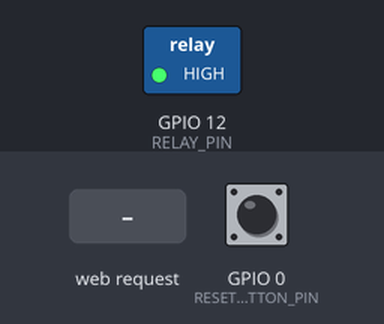
Simulated run of this program. Board: ESP32. On the bench: switched loads named in the program (green lamp = pin HIGH). The inputs (shaded band) are chosen by the test bench; at power-on: GPIO 0 (RESET_BUTTON_PIN) HIGH. WiFi joins after 1.5 s; servers stay silent unless stated; EEPROM starts erased; what the program prints to the serial monitor is not drawn.

Above: at 3.7 s.
3.8 s: HTTP request GET /on received
At 4.9 s:
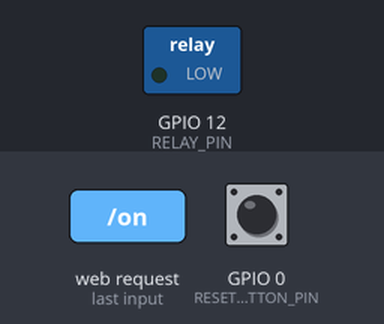
8.4 s: HTTP request GET /off received
At 9.6 s:
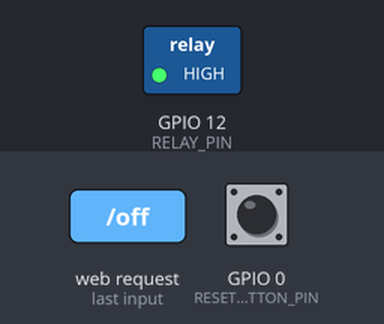
9.9 s: HTTP request GET /on?ssid=reset received
At 10.7 s:
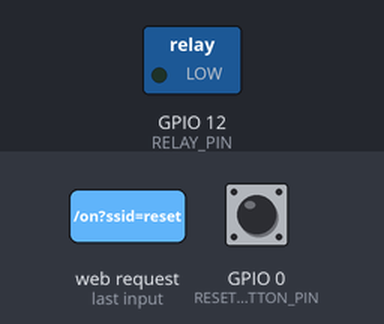
11.4 s: HTTP request GET /off?ssid=1&password=1 received
At 11.9 s:
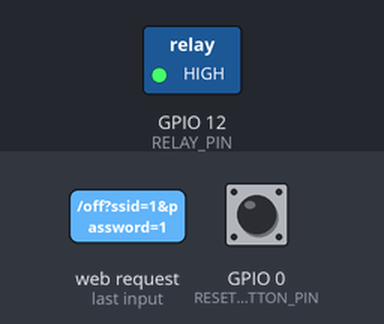
Timing chart, 0 to 13.9 s (numbered marks = the images above; inputs shaded):
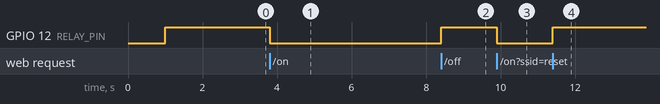

The program:

main.cpp
```cpp
#include <Arduino.h>
#include <WiFi.h>
#include <WebServer.h>

#include "WebHandlers.h"
#include "WiFiStorage.h"

// Konfigurasi Relay
#define RELAY_PIN 12
#define RESET_BUTTON_PIN 0  // GPIO 0 = tombol BOOT di board ESP32

// Web Server pada port 80
WebServer server(80);

// Variabel untuk menyimpan WiFi credentials
String ssid = "";
String password = "";
bool wifiConnected = false;

// Setup WiFi AP untuk konfigurasi
void setupConfigAP() {
  Serial.println("\nMemulai Access Point untuk konfigurasi...");
  WiFi.mode(WIFI_AP);
  WiFi.softAP("ESP32-Setup", "12345678");

  Serial.println("Access Point aktif:");
  Serial.println("SSID: ESP32-Setup");
  Serial.println("Password: 12345678");
  Serial.print("IP: ");
  Serial.println(WiFi.softAPIP());

  setupConfigRoutes(server);
  server.begin();
}

// Coba koneksi ke WiFi
void connectToWiFi() {
  if (ssid.length() == 0) {
    Serial.println("SSID kosong, setup AP...");
    setupConfigAP();
    return;
  }

  Serial.println("\nMenghubung ke WiFi...");
  Serial.print("SSID: ");
  Serial.println(ssid);

  WiFi.mode(WIFI_STA);
  WiFi.begin(ssid.c_str(), password.c_str());

  int attempts = 0;
  while (WiFi.status() != WL_CONNECTED && attempts < 20) {
    delay(500);
    Serial.print(".");
    attempts++;
  }

  if (WiFi.status() == WL_CONNECTED) {
    Serial.println("\nWiFi terhubung!");
    Serial.print("IP Address: ");
    Serial.println(WiFi.localIP());
    wifiConnected = true;

    // Setup server routes
    setupControlRoutes(server, RELAY_PIN);
    server.begin();
    Serial.println("Server dimulai!");
  } else {
    Serial.println("\nGagal terhubung ke WiFi, setup AP...");
    setupConfigAP();
  }
}

void setup() {
  Serial.begin(115200);
  delay(1000);

  // Setup Relay
  pinMode(RELAY_PIN, OUTPUT);
  digitalWrite(RELAY_PIN, HIGH);  // Relay OFF

  // Setup Reset Button
  pinMode(RESET_BUTTON_PIN, INPUT_PULLUP);

  Serial.println("\n\n=== ESP32 Relay Control Server ===");
  Serial.println("Ketik 'reset' di Serial Monitor untuk reset WiFi credentials");
  Serial.println("ATAU tekan tombol BOOT selama 5 detik untuk reset");

  // Load WiFi credentials dari EEPROM
  loadWiFiCredentials(ssid, password);

  // Coba koneksi
  connectToWiFi();
}

void loop() {
  server.handleClient();

  // Deteksi tombol BOOT ditekan selama 5 detik
  static unsigned long buttonPressStart = 0;
  static bool buttonPressed = false;

  if (digitalRead(RESET_BUTTON_PIN) == LOW) {  // Tombol ditekan
    if (!buttonPressed) {
      buttonPressStart = millis();
      buttonPressed = true;
      Serial.println("\nTombol BOOT ditekan...");
    }

    // Cek apakah sudah ditekan 5 detik
    unsigned long pressDuration = millis() - buttonPressStart;
    if (pressDuration >= 5000) {  // 5 detik
      Serial.println("Tombol BOOT ditekan selama 5 detik! Mereset WiFi...");
      clearWiFiCredentials();
      Serial.println("WiFi credentials dihapus! Restarting...");
      delay(1000);
      ESP.restart();
    }
  } else {  // Tombol dilepas
    buttonPressed = false;
  }

  // Cek Serial Monitor untuk reset command
  if (Serial.available()) {
    String command = Serial.readStringUntil('\n');
    command.trim();

    if (command == "reset") {
      Serial.println("\nMenghapus WiFi credentials dari EEPROM...");
      clearWiFiCredentials();
      Serial.println("EEPROM direset! Restarting...");
      delay(1000);
      ESP.restart();
    }
    else if (command == "status") {
      Serial.println("\n=== Status ===");
      Serial.print("SSID: ");
      Serial.println(ssid);
      Serial.print("WiFi Connected: ");
      Serial.println(wifiConnected ? "Yes" : "No");
      if (wifiConnected) {
        Serial.print("IP Address: ");
        Serial.println(WiFi.localIP());
      }
    }
  }
}
```

WebHandlers.cpp
```cpp
#include "WebHandlers.h"

#include <Arduino.h>

#include "WiFiStorage.h"

static WebServer* s_server = nullptr;
static int s_relayPin = -1;

static void handleConfig();
static void handleSave();
static void handleRoot();
static void handleOn();
static void handleOff();
static void handleStatus();

void setupConfigRoutes(WebServer& server) {
  s_server = &server;
  server.on("/config", handleConfig);
  server.on("/save", handleSave);
}

void setupControlRoutes(WebServer& server, int relayPin) {
  s_server = &server;
  s_relayPin = relayPin;
  server.on("/", handleRoot);
  server.on("/on", handleOn);
  server.on("/off", handleOff);
  server.on("/status", handleStatus);
}

// Handler untuk halaman konfigurasi
static void handleConfig() {
  String html = "<html>"
    "<head>"
    "<title>WiFi Setup</title>"
    "<style>"
    "body { font-family: Arial; text-align: center; margin-top: 50px; }"
    "input { padding: 10px; font-size: 16px; width: 300px; margin: 10px; }"
    "button { padding: 10px 30px; font-size: 16px; cursor: pointer; }"
    "</style>"
    "</head>"
    "<body>"
    "<h1>Konfigurasi WiFi</h1>"
    "<form action='/save' method='POST'>"
    "<div>"
    "<label>SSID:</label><br>"
    "<input type='text' name='ssid' placeholder='Nama WiFi' required>"
    "</div>"
    "<div>"
    "<label>Password:</label><br>"
    "<input type='password' name='password' placeholder='Password WiFi' required>"
    "</div>"
    "<button type='submit'>Simpan &amp; Koneksi</button>"
    "</form>"
    "</body>"
    "</html>";

  s_server->send(200, "text/html", html);
}

// Handler untuk menyimpan konfigurasi
static void handleSave() {
  if (s_server->hasArg("ssid") && s_server->hasArg("password")) {
    String newSsid = s_server->arg("ssid");
    String newPassword = s_server->arg("password");

    saveWiFiCredentials(newSsid, newPassword);

    String response = "<html>"
      "<head><title>Disimpan</title></head>"
      "<body>"
      "<h1>Konfigurasi Disimpan!</h1>"
      "<p>Menghubung ke WiFi...</p>"
      "<p>Refresh halaman dalam 10 detik</p>"
      "<script>setTimeout(function(){ location.reload(); }, 10000);</script>"
      "</body>"
      "</html>";

    s_server->send(200, "text/html", response);

    // Delay untuk response, lalu restart
    delay(2000);
    ESP.restart();
  }
}

// Handler untuk root path (kontrol relay)
static void handleRoot() {
  String html = "<html>"
    "<head>"
    "<title>Relay Control</title>"
    "<style>"
    "body { font-family: Arial; text-align: center; margin-top: 50px; }"
    "button { padding: 20px 40px; font-size: 24px; margin: 10px; cursor: pointer; }"
    ".on { background-color: #4CAF50; color: white; }"
    ".off { background-color: #f44336; color: white; }"
    ".status { margin-top: 30px; font-size: 20px; }"
    "</style>"
    "</head>"
    "<body>"
    "<h1>Kontrol Relay</h1>"
    "<button class='on' onclick='fetch(\"/on\")'>NYALAKAN (ON)</button>"
    "<button class='off' onclick='fetch(\"/off\")'>MATIKAN (OFF)</button>"
    "<div class='status'>"
    "<p>Status: <span id='status'>Loading...</span></p>"
    "</div>"
    "<script>"
    "function updateStatus() {"
    "  fetch('/status').then(r => r.text()).then(data => {"
    "    document.getElementById('status').textContent = data;"
    "  });"
    "}"
    "updateStatus();"
    "setInterval(updateStatus, 1000);"
    "</script>"
    "</body>"
    "</html>";

  s_server->send(200, "text/html", html);
}

// Handler untuk /on
static void handleOn() {
  digitalWrite(s_relayPin, LOW);  // Relay ON
  Serial.println("Relay ON");
  s_server->send(200, "text/plain", "Relay ON");
}

// Handler untuk /off
static void handleOff() {
  digitalWrite(s_relayPin, HIGH);  // Relay OFF
  Serial.println("Relay OFF");
  s_server->send(200, "text/plain", "Relay OFF");
}

// Handler untuk /status
static void handleStatus() {
  String status = digitalRead(s_relayPin) == LOW ? "ON" : "OFF";
  s_server->send(200, "text/plain", status);
}
```

WebHandlers.h
```cpp
#pragma once

#include <WebServer.h>

void setupConfigRoutes(WebServer& server);
void setupControlRoutes(WebServer& server, int relayPin);
```

WiFiStorage.cpp
```cpp
#include "WiFiStorage.h"

#include <EEPROM.h>

#define EEPROM_SIZE 512
#define SSID_START 0
#define SSID_MAX_LEN 32
#define PASS_START 32
#define PASS_MAX_LEN 64
#define CREDENTIALS_SIZE 96

void loadWiFiCredentials(String& ssid, String& password) {
  EEPROM.begin(EEPROM_SIZE);

  // Baca SSID (0-31)
  ssid = "";
  for (int i = 0; i < SSID_MAX_LEN; i++) {
    char c = EEPROM.read(SSID_START + i);
    if (c == '\0') break;
    ssid += c;
  }

  // Baca Password (32-95)
  password = "";
  for (int i = 0; i < PASS_MAX_LEN; i++) {
    char c = EEPROM.read(PASS_START + i);
    if (c == '\0') break;
    password += c;
  }

  Serial.println("WiFi credentials loaded from EEPROM");
  Serial.print("SSID: ");
  Serial.println(ssid);
}

void saveWiFiCredentials(const String& ssid, const String& password) {
  EEPROM.begin(EEPROM_SIZE);

  // Hapus area sebelumnya
  for (int i = 0; i < CREDENTIALS_SIZE; i++) {
    EEPROM.write(i, 0);
  }

  // Tulis SSID
  for (int i = 0; i < ssid.length(); i++) {
    EEPROM.write(SSID_START + i, ssid[i]);
  }
  EEPROM.write(SSID_START + ssid.length(), '\0');

  // Tulis Password
  for (int i = 0; i < password.length(); i++) {
    EEPROM.write(PASS_START + i, password[i]);
  }
  EEPROM.write(PASS_START + password.length(), '\0');

  EEPROM.commit();
  Serial.println("WiFi credentials saved to EEPROM");
}

void clearWiFiCredentials() {
  EEPROM.begin(EEPROM_SIZE);
  for (int i = 0; i < CREDENTIALS_SIZE; i++) {
    EEPROM.write(i, 0);
  }
  EEPROM.commit();
}
```

WiFiStorage.h
```cpp
#pragma once

#include <Arduino.h>

void loadWiFiCredentials(String& ssid, String& password);
void saveWiFiCredentials(const String& ssid, const String& password);
void clearWiFiCredentials();
```

Measured:
- after the input at 3.8 s, GPIO 12 (RELAY_PIN): HIGH → LOW at once
- after the input at 8.4 s, GPIO 12 (RELAY_PIN): LOW → HIGH at once
- after the input at 9.9 s, GPIO 12 (RELAY_PIN): HIGH → LOW at once
- after the input at 11.4 s, GPIO 12 (RELAY_PIN): LOW → HIGH at once
